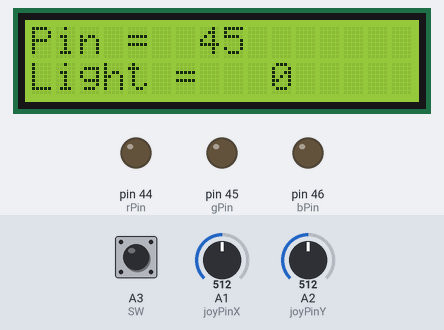
A sketch run on a simulated Arduino Mega 2560, built with avr-gcc and run on an emulated ATmega2560. On the bench: 16×2 character LCD, output pins drawn as LEDs (lit = HIGH). The test bench sets the inputs (shaded band); at power-on: A2 (joyPinY) = 512, A1 (joyPinX) = 512, A3 (SW) HIGH.

Above: at 1.2 s.
1.3 s: A2 (joyPinY) set to 900
At 1.7 s:
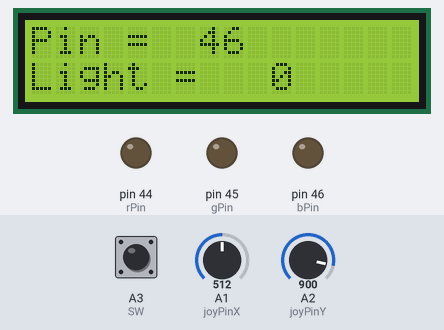
2.8 s: A1 (joyPinX) set to 122
At 3.8 s:
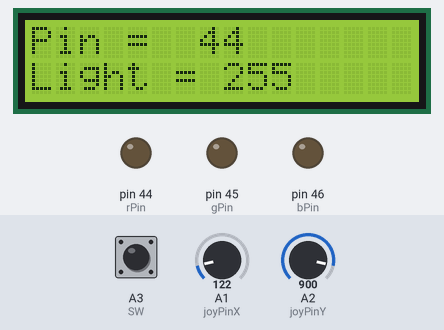
4.3 s: A3 (SW) pulled LOW for 0.15 s
At 5.0 s:
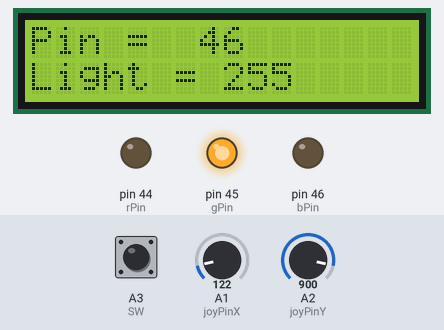
7.1 s: A3 (SW) pulled LOW for 1 s
At 7.7 s:
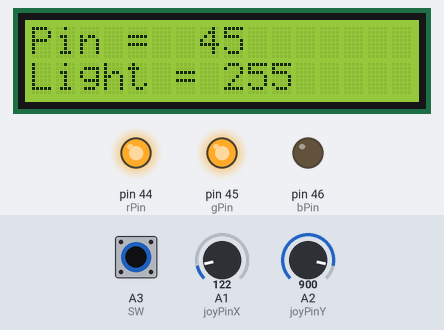
9.9 s: A1 (joyPinX) set to 900
At 11.3 s:
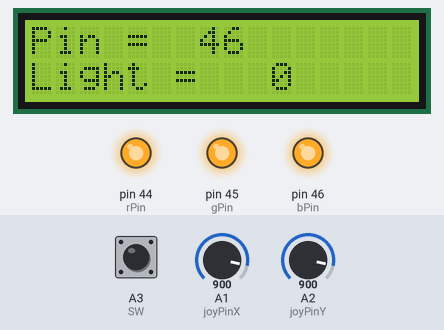
11.4 s: A2 (joyPinY) set to 716
Timing chart, 0 to 13.9 s (numbered marks = the images above; inputs shaded):
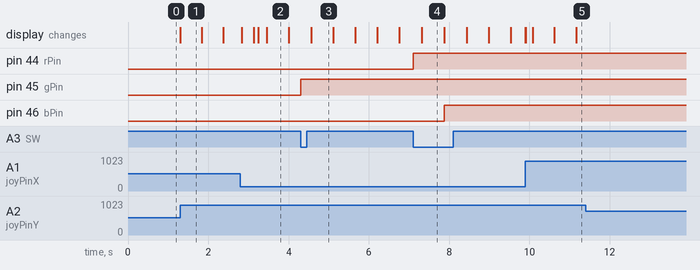

Measured:
- after the input at 1.3 s, the display: changes at once (image 1)
- after the input at 4.3 s, pin 45 (gPin): LOW → HIGH at once
- after the input at 7.1 s, pin 44 (rPin): LOW → HIGH at once; pin 46 (bPin): LOW → HIGH after 0.78 s
- after the input at 11.4 s, every drawn part: stays the same
- what the display in image 1 shows lasts 0.5 s, from 1.3 s to 1.8 s
- what the display in image 4 shows lasts 0.6 s, from 7.3 s to 7.9 s

The sketch:

LAB_11_2.ino
```cpp
#include <LiquidCrystal.h>

int joyPinX = A1;
int joyPinY = A2;
int SW = A3;
int xzero = 0;
int yzero = 0;
int SWstate = 0;
int rPin = 44;
int gPin = 45;
int bPin = 46;

LiquidCrystal lcd(49,48,47,43,42,41);
void setup() {
  // put your setup code here, to run once:
  Serial.begin(9600);

  pinMode(SW, INPUT_PULLUP);
  xzero = analogRead(joyPinX);
  yzero = analogRead(joyPinY);
  lcd.begin(16,2);
  pinMode(rPin, OUTPUT);
  pinMode(gPin, OUTPUT);
  pinMode(bPin, OUTPUT);
  lcd.setCursor(0, 0);
  lcd.print("Pin = ");
  lcd.setCursor(0, 1);
  lcd.print("Light = ");
}

void lcdPrint(int p, int l){
  lcd.setCursor(7, 0);
  lcd.print(p);
  char ch[4];
  sprintf(ch , "%3d", l);
  lcd.setCursor(8, 1);
  lcd.print(ch);
}

int del = 0,delx = 0, cpin = 10000, clight = 0;

void loop() {
  // put your main code here, to run repeatedly:

  int x, y, value;
  value = analogRead(joyPinX);
  x = value - xzero;
  value = analogRead(joyPinY);
  y = value - yzero;
  if(del++ > 400 && y > 300){
    cpin += 1;
    del = 0;
  }
  else if(del > 400 && y < -300){
    cpin -= 1;
    del = 0;
  }
  else if((long) y * y < 90000)
    del = 400;

  if(x < -300){
    clight += delx/10;
    if(clight >= 255*20) clight = 255*20;
  }
  else if(x > 300){
    clight -= delx/10;
    if(clight < 0) clight = 0;
  }
  else if((long) x * x < 90000)
    delx = 0;
  delx++;
  lcdPrint(cpin % 3 + 44, clight / 20);

  if(digitalRead(A3) == LOW)
    analogWrite(cpin % 3 + 44, clight / 20);
}
```
